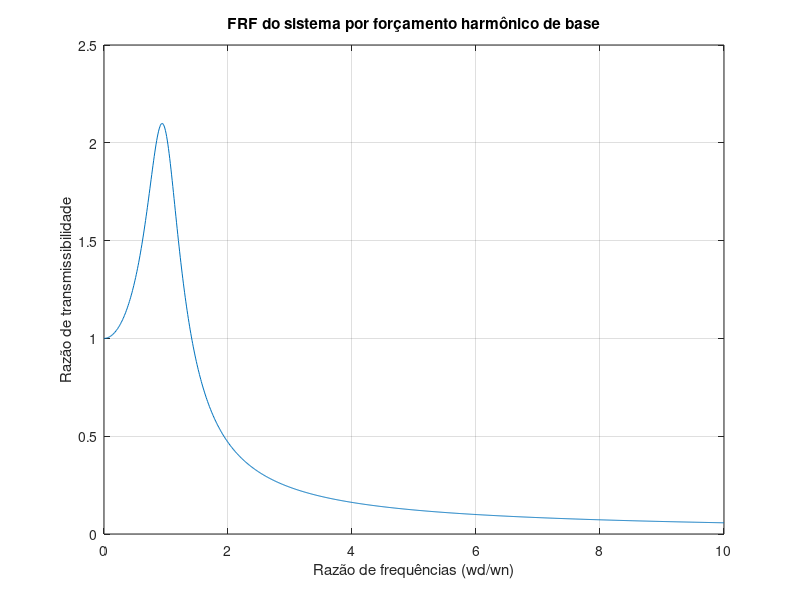
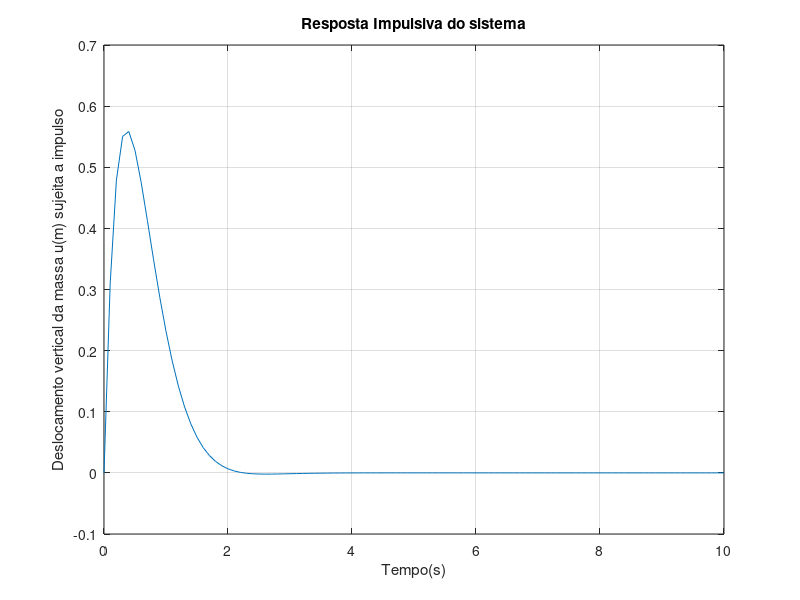

The MATLAB script that drew these images, in order: (Note: this script raises an error after producing the figures.)
%Parâmetros do sistema
t= 0:0.1:10; %s
lomb=25;%comprimento da lombada
A=0.08; %m (Amplitude de 8 cm)
S=50; %m (comprimento da onda)
v=11.11; % m/s Velocidade do carro (40Km/h)
f=(v/S); %Hz,
k=80000; %N/m
c=5000; %N.s/m
m=1000; %Kg
temp1=(1/f)/2;%tempo de percorrer a lombada 2
ta=0:0.01:temp1;
ts=temp1:0.01:10;
%achando frequencia natural do meu sistema e a de amortecimento
Wn=sqrt(k/m)
zeta=(c)/(2*sqrt(k*m))
Wd=2*pi*f;
r=Wn/Wd;
%frequencia harmonica da base com a ideia de variacao do r
rvar=0:0.01:10;
RT=sqrt(1+(2*zeta*rvar).^2)./sqrt((1-rvar.^2).^2+(2*zeta*rvar).^2);
figure(1)
plot(rvar,RT)
title('FRF do sistema por forçamento harmônico de base');
xlabel('Razão de frequências (wd/wn)');
ylabel('Razão de transmissibilidade');
grid on;
%Resposta da massa como um impulso e seu deslocamento
x0=0; %m
dx0=4; %m/s
x=exp(-zeta*Wn.*t).*(x0*cos(Wd.*t)+(dx0+zeta*Wn*x0)./(Wd)*sin(Wd.*t));
figure(2)
plot(t,x)
title('Resposta Impulsiva do sistema');
xlabel('Tempo(s)');
ylabel('Deslocamento vertical da massa u(m) sujeita a impulso');
grid on;
%analise da pista primeira pista
%Inicializando os vetores necessários:
%Equação para primeira pista:
y1=(A/2)*sin(2*pi*f*t);
dy1=(A/2)*2*pi*f*cos(2*pi*f*t);
%resolucao da edo
[t1,U]=ode45(@(tn,u) EDO1m(tn,u,m,k,c,f,A),0:0.1:10,[0;0]);
%Plotando
figure(3)
plot(t,y1)
ylim([-0.1 0.1])
title('Modelagem da pista 1');
xlabel('Tempo (s)');
ylabel('y(t)');
grid on;
figure(4)
plot(t,dy1);
title('Derivada da modelagem da pista 1');
xlabel('Tempo (s)');
ylabel('dy(t)');
grid on;
figure(5)
plot(t1,U(:,1));
ylim([-0.06 0.06])
title('Movimento da massa na pista1')
xlabel('Tempo (s)'); ylabel('Deslocamento (m)');
grid on;
%pista 2
%criando parametros pra isso
y2=(A/2)*sin(2*pi*f*ta);
dy2=(A/2)*2*pi*f*cos(2*pi*f*ta);
y3=zeros(1,numel(ts),'double');
dy3=zeros(1,numel(ts),'double');
figure(6)
plot(ta,y2,ts,y3)
title('Modelagem da pista 2');
ylim([-0.1 0.1])
xlabel('Tempo (s)');
ylabel('y(t)');
grid on;
figure(7)
plot(ta,dy2,ts,dy3);
ylim([-20 20])
title('Derivada da Modelagem da pista 2 ');
xlabel('Tempo (s)');
ylabel('dy(t)');
grid on;
%Resolução da EDO
[t12,U2]=ode45(@(tn,u) EDO1m(tn,u,m,k,c,f,A),0:0.01:temp1,[0;0]);
u0=9.14055e-5;%condicoes de entrada da edo2
u01=-0.0573783;%condicoes de entrada da edo2
[t13,U3]=ode45(@(tn,u) EDO2m(u,m,k,c),temp1:0.01:10,[u0;u01]);
figure(8)
plot(t12,U2(:,1),t13,U3(:,1));
ylim([-0.02 0.06])
title('Movimento da massa na pista 2')
xlabel('Tempo (s)'); ylabel('Deslocamento (m)');
grid on;
%figure(8)grafico para achar as condicoes de contorno
%plot(U2(:,2),U2(:,1));
%ylim([-0.02 0.06])
%title('Movimento da massa na pista 2')
%xlabel('Tempo (s)'); ylabel('Deslocamento (m)');
%grid on;
%%%%pensando na lombada trapezoidal
%%%precisa modelar o trapezio
%25 total -5 parte de subida e descida 1.5 tamanho
incl1=A/(5/11.11);
tinc=0:0.01:0.45;
tficar=0.45:0.01:1.8;
tinc2=1.8:0.01:2.25;
tend=2.25:0.01:5;
y4=incl1*tinc;
dy4=incl1*ones(1,numel(tinc),'double');
y5=(incl1*0.45)*ones(1,numel(tficar),'double');
dy5=zeros(1,numel(tficar),'double');
y6=(incl1*0.45)-incl1*(tinc2-1.8);
dy6=-incl1*ones(1,numel(tinc2),'double');
y7=zeros(1,numel(tend),'double');
dy7=zeros(1,numel(tend),'double');
figure(9)
plot(tinc,y4,tficar,y5,tinc2,y6,tend,y7)
title('Modelagem da pista 3');
ylim([-0.1 0.1])
xlabel('Tempo (s)');
ylabel('y(t)');
grid on;
figure(10)
plot(tinc,dy4,tficar,dy5,tinc2,dy6,tend,dy7)
ylim([-0.4 0.4])
title('Derivada da Modelagem da pista 3');
xlabel('Tempo (s)');
ylabel('dy(t)');
grid on;
[t14,U4]=ode45(@(tn,u) edo3m(tn,u,m,k,c,incl1),0:0.01:0.45,[0;0]);
u0s=0.0844377;
u01s=0.209922;
[t15,U5]=ode45(@(tn,u) EDO6m(u,m,k,c),0.45:0.01:1.8,[u0s;u01s]);
u021s=0.000692026;
u021=0.0793585;
[t16,U6]=ode45(@(tn,u) edo7m(tn,u,m,k,c,incl1),1.8:0.01:2.25,[u021;u021s]);
u03s=-0.214512;
u03=-0.0852102;
u031s=-0.211331;
u031=-0.0042587;
%[t17,U7]=ode45(@(tn,u) EDO2m(u,m,k,c),2.25:0.01:5,[u03;u03s]);
[t17,U7]=ode45(@(tn,u) EDO2m(u,m,k,c),2.25:0.01:5,[u031;u031s]);
figure(11)
%plot(t16,U6(:,1),t16,U6(:,2)) %para achar as condicoes iniciais
plot(t14,U4(:,1),t15,U5(:,1),t16,U6(:,1),t17,U7(:,1));
ylim([-0.15 0.15])
title('Movimento da massa na pista 3')
xlabel('Tempo (s)'); ylabel('Deslocamento (m)');
grid on;
